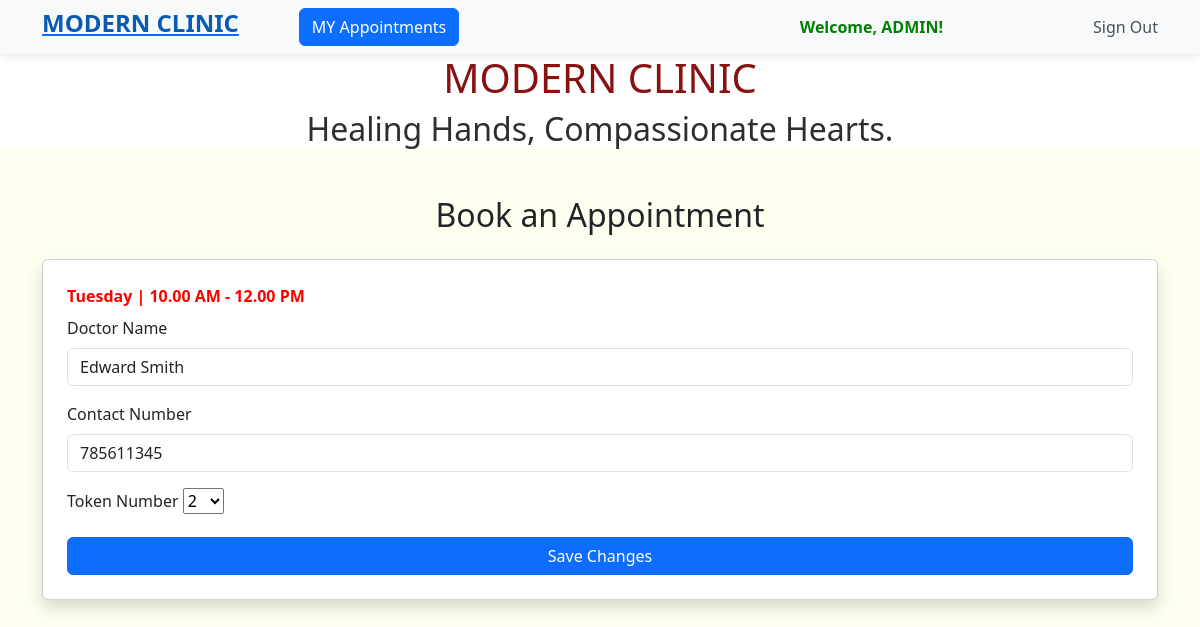
/edit_appointment/3/2 (signed in), run on the app's committed database.
### booking/models.py (models this page shows, shortened)
class TeamofDoctors(models.Model):
    name = models.CharField(max_length=50,null=True,blank=True)
    specialization = models.CharField(max_length=50,null=True,blank=True)
    op_date = models.CharField(max_length=250,null=True,blank=True)

class Appointment(models.Model):
    user = models.ForeignKey(User,on_delete=models.CASCADE)
    contact_no = models.PositiveIntegerField(null=True)
    doctor = models.ForeignKey(TeamofDoctors,on_delete=models.CASCADE)
    token = models.OneToOneField(Token,on_delete=models.CASCADE)
    booking_datetime = models.DateTimeField(default=timezone.now)

class Token(models.Model):
    doctor = models.ForeignKey(TeamofDoctors,on_delete=models.CASCADE)
    token_number = models.PositiveIntegerField()
    is_booked = models.BooleanField(default=False)

### booking/views.py (the view)
# urls.py: path('edit_appointment/<int:doctor_id>/<token_no>',views.edit_appointment,name="edit_appointment"),
@login_required
def edit_appointment(request,doctor_id,token_no):
    doctor = TeamofDoctors.objects.get(id=doctor_id)
    tokens = Token.objects.filter(doctor=doctor_id,is_booked=False)
    appointment = Appointment.objects.get(user=request.user,doctor=doctor_id)
    return render(request,"booking/edit_appointment.html",{'doctor':doctor,'tokens':tokens,'appointment':appointment})

### booking/templates/booking/edit_appointment.html (shortened to what this page needs)
<!DOCTYPE html>
{% extends 'booking/home.html'%}
{% block content %}
<html lang="en">
<head>
    <link rel="stylesheet" href="https://cdn.jsdelivr.net/npm/bootstrap@5.3.0/dist/css/bootstrap.min.css">
</head>
<body>
<div class="container mt-5">
    <h2 class="text-center mb-4">Book an Appointment</h2>
    <div class="card p-4 shadow">
        <form method="post" action="{% url 'save_changes' old_token=appointment.token.token_number %}">
            <strong><label style="color: red;" for="" class="form-label">{{doctor.op_date}}</label></strong>
            <div class="mb-3">
                <label for="patientName" class="form-label">Doctor Name</label>
                <input type="text" class="form-control"  value="{{doctor.name}}" readonly>
            </div>
            <div class="mb-3">
                <label for="contactNumber" class="form-label">Contact Number</label>
                <input type="tel" class="form-control" id="contactNumber" placeholder="Enter your contact number" name="mobile_no" value="{{appointment.contact_no}}" required>
            </div>
            <div class="mb-3">
                <label for="tokenNumber" class="form-label">Token Number</label>
                <select name="token_id">
                    <option>{{appointment.token.token_number}}</option>
                </select>
            </div>
            <button type="submit" class="btn btn-primary w-100">Save Changes</button>
        </form>
    </div>
</div>
</body>
</html>
{% endblock %}

### booking/templates/booking/home.html (shortened to what this page needs)
<!DOCTYPE html>
<html lang="en">
<head>
    <link rel="stylesheet" href="https://cdn.jsdelivr.net/npm/bootstrap@5.3.0/dist/css/bootstrap.min.css">
     <link href="https://cdn.jsdelivr.net/npm/bootstrap@5.3.0/dist/css/bootstrap.min.css" rel="stylesheet">
</head>
   <nav class="navbar navbar-expand-lg">
    <div class="container">
         <a href="{% url 'home' %}"><h4 style="color: #085bb5;"><strong>MODERN CLINIC</strong></h4></a>
         <a href="{% url 'my_appointments' %}"><button class="btn btn-primary" style="margin-left: 60px;">MY Appointments</button></a>
        <div class="collapse navbar-collapse" id="navbarNav">
            <ul class="navbar-nav ms-auto">
                {% if user.is_authenticated %}
                    <li class="nav-item" style="margin-right: 150px;">
                        <span class="nav-item welcome-text"><strong style="color:green ;">Welcome, {{ user.username | upper}}!</strong></span>
                    </li>
                    <li class="nav-item">
                        <form method="post" action="{% url 'sign_out' %}" class="d-inline">
                            <button type="submit" class="nav-link btn btn-link" style="border: none; padding: 0; background: none;">
                                Sign Out
                            </button>
                        </form>
                    </li>
                {% endif %}
            </ul>
        </div>
    </div>
</nav>
<body style="background-color: ivory;">
    <div style="text-align: center;background-color: rgb(255, 255, 255);">
        <h1 style="color: rgb(136, 17, 17);">MODERN CLINIC</h1>
        <H2 style="color: rgb(46, 46, 46);font-family:inherit;">Healing Hands, Compassionate Hearts.</H2>
    </div>
    {% block content %}{% endblock %}
</body>
</html>

### booking/templates/booking/home.html (style rules this page uses)
body { background-color: #f1f3f5; }
.navbar { background-color: #f8f9fa !important; box-shadow: 0px 2px 10px rgba(0, 0, 0, 0.1); }
.nav-link { color: #495057 !important; transition: 0.3s; }
.welcome-text { font-weight: bold; color: #007bff; }

### data on the page
TeamofDoctors: op_date "Tuesday | 10.00 AM - 12.00 PM", name "Edward Smith"
Appointment: mobile_no "785611345", token_id "2"

### other printed values
{{ user.username | upper }} "ADMIN"
